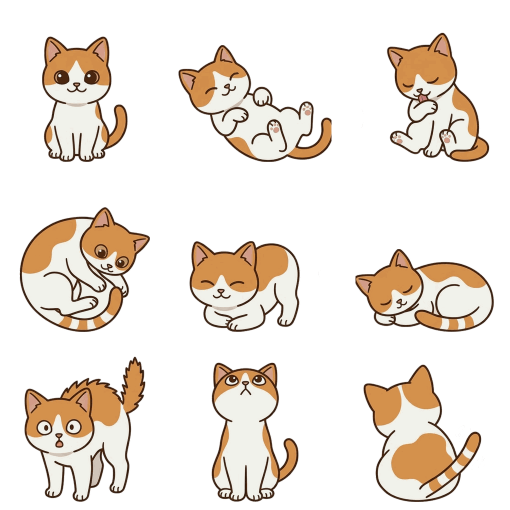
#> input picture app/images/cat-chashiro-relax.png, 1020 x 1020 px, given in place of cat-kijitora.png, which was not available (shown at 1/2 size)
$ python make_icons.py
#> lines starting #> are read from the running program, lines starting #| are printed output that depends on the picture; after the words box and inside, x2 and y2 are one past the last pixel; in counts of white or black regions, pixels touching at a corner belong together; pictures that were not available may be replaced by others from this repository, and a replacement may not be noted
# -*- coding: utf-8 -*-
"""
タイトルロゴ「猫街ろまん」と ゲームの ねこから、アプリの アイコン一式を つくる。
（猫街三部作 cat-on-escape・white-squid の tools/make_icons.py と おなじ 図がら）

・桜色から 若草色への 角丸に、テーマ色（#2f5d3a）の わく
・上に ロゴ、下に ねこ 3びき（きじとら・くろ・はちわれ）が 座って ならぶ
・小さい アイコン（64px 以下）は ロゴの 文字が つぶれるので、ねこ 2ひき（きじとら・くろ）だけ
・app/images/icon-32 / 180 / 192 / 512.png（ホーム画面用。OS が 角を 丸く 切るので わく なしの 全面ぬり）と、
  紹介ページ・ポータル用の assets/icon.png（512px）・assets/favicon.png（64px。角丸と わくつき）を 書き出す

つかいかた:
    python3 tools/make_icons.py

ねこの 絵は app/images/cat-*.png（3×3 の ポーズ表）の 左上（すわり）を 切り出して 使う。

必要なもの: pillow, numpy （pip install pillow numpy）
"""
import os

import numpy as np
from PIL import Image, ImageDraw

BASE = 1024
TOP = (253, 232, 236)          # 桜色
BOTTOM = (214, 236, 214)       # 若草色
RIM = (47, 93, 58)             # 紹介ページの テーマ色 #2f5d3a
RADIUS = 0.19
SMALL = 64
LOGO = 'assets/logo.png'
CATS = ['kijitora', 'kuro', 'hachiware']
OUT = [
    ('app/images/icon-512.png', 512),
    ('app/images/icon-192.png', 192),
    ('app/images/icon-180.png', 180),
    ('app/images/icon-32.png', 32),
    ('assets/icon.png', 512),
    ('assets/favicon.png', 64),
]


def sitting(name):
    """ポーズ表の 左上（すわって いる ねこ）を 切り出す"""
    sheet = Image.open(f'app/images/cat-{name}.png').convert('RGBA')
    cell = sheet.crop((0, 0, sheet.width // 3, sheet.height // 3))
    return cell.crop(cell.getchannel('A').point(lambda v: 255 if v > 20 else 0).getbbox())


def backdrop():
    g = np.linspace(0, 1, BASE)[:, None]
    rgb = np.array(TOP) * (1 - g) + np.array(BOTTOM) * g
    return Image.fromarray(np.repeat(rgb[:, None, :], BASE, axis=1).astype(np.uint8), 'RGB').convert('RGBA')


def row_of_cats(canvas, cats, top, bottom, width):
    h = bottom - top
    cats = [c.resize((int(c.width * h / c.height), h), Image.LANCZOS) for c in cats]
    gap = -int(h * 0.20)                          # すこし 重ねて なかよく
    total = sum(c.width for c in cats) + gap * (len(cats) - 1)
    if total > width:
        s = width / total
        cats = [c.resize((int(c.width * s), int(c.height * s)), Image.LANCZOS) for c in cats]
        gap = int(gap * s)
        total = sum(c.width for c in cats) + gap * (len(cats) - 1)
    x = (BASE - total) // 2
    for c in cats:
        canvas.alpha_composite(c, (x, bottom - c.height))
        x += c.width + gap


def build(small, square=False):
    """square=True は ホーム画面用：OS が 角を 丸く 切るので、わくも 角丸も つけず 全面を ぬる。
    切られても 欠けない よう、絵は まんなかへ すこし 寄せる"""
    canvas = Image.new('RGBA', (BASE, BASE), (0, 0, 0, 0))
    cats = [sitting(n) for n in CATS]
    if small:
        row_of_cats(canvas, cats[:2], int(BASE * 0.12), int(BASE * 0.94), BASE * 0.96)
    else:
        logo = Image.open(LOGO).convert('RGBA')
        w = int(BASE * 0.94)
        logo = logo.resize((w, int(logo.height * w / logo.width)), Image.LANCZOS)
        row_of_cats(canvas, cats, int(BASE * 0.44), int(BASE * 0.965), BASE * 0.88)
        canvas.alpha_composite(logo, ((BASE - w) // 2, int(BASE * 0.05)))
    bg = backdrop()
    if square:
        k = 0.86
        canvas = canvas.resize((int(BASE * k), int(BASE * k)), Image.LANCZOS)
        bg.alpha_composite(canvas, ((BASE - canvas.width) // 2, (BASE - canvas.height) // 2))
        return bg
    bg.alpha_composite(canvas)
    canvas = bg
    ImageDraw.Draw(canvas).rounded_rectangle([0, 0, BASE - 1, BASE - 1], radius=int(BASE * RADIUS),
                                             outline=RIM + (255,), width=int(BASE * 0.035))
    mask = Image.new('L', (BASE, BASE), 0)
    ImageDraw.Draw(mask).rounded_rectangle([0, 0, BASE - 1, BASE - 1], radius=int(BASE * RADIUS), fill=255)
    out = Image.new('RGBA', (BASE, BASE), (0, 0, 0, 0))
    out.paste(canvas, (0, 0), mask)
    return out


def main():
    root = os.path.dirname(os.path.dirname(os.path.abspath(__file__)))
    os.chdir(root)
    big, small = build(False), build(True)
#> in build, `canvas = Image.new('RGBA', (BASE, BASE), (0, 0, 0, 0))`: canvas: PIL image 1024x1024 RGBA; every value is 0
#> in sitting, sheet is the input picture: PIL image 1020x1020 RGBA; mean R, G, B, A 61.8, 53.1, 44.2, 77.1
#> call 2 of sitting, with name = 'kuro'
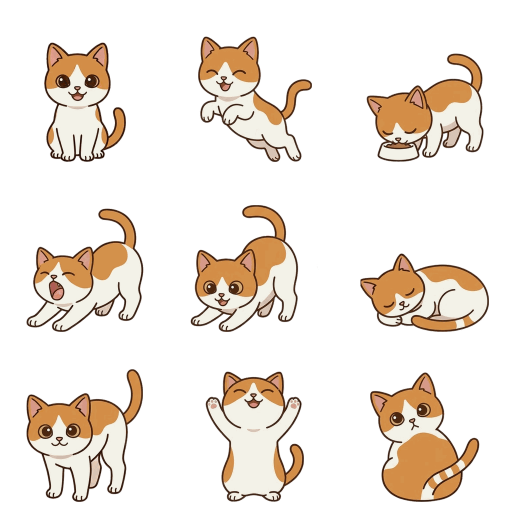
#> input picture app/images/cat-chashiro.png, 1020 x 1020 px, given in place of cat-kuro.png, which was not available (shown at 1/2 size)
#> in sitting, sheet is the input picture: PIL image 1020x1020 RGBA; mean R, G, B, A 55, 46.1, 37.4, 68.3
#> call 3 of sitting, with name = 'hachiware'
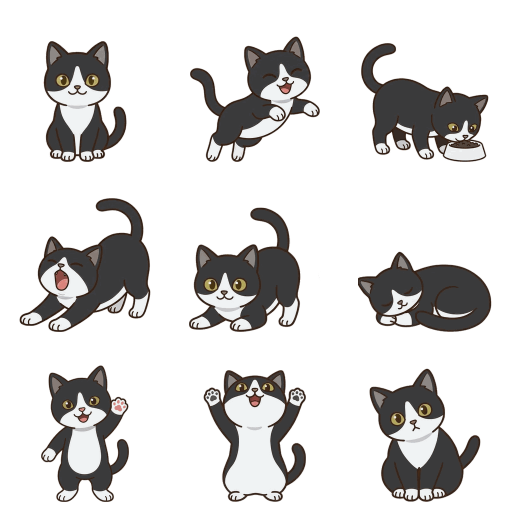
#> input picture app/images/cat-hachiware.png, 1020 x 1020 px (shown at 1/2 size)
#> in sitting, sheet is the input picture: PIL image 1020x1020 RGBA; mean R, G, B, A 32.5, 31.2, 30.5, 70.9
#> in sitting (call 3), `return cell.crop(cell.getchannel('A').point(lambda v: 255 if v > 20 el..`:
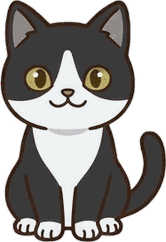
#> returned value: PIL image 166x242 RGBA; mean R, G, B, A 85.9, 82.4, 79.8, 178.3; transparent parts drawn white
#> in build, `cats = [sitting(n) for n in CATS]`: cats = 3 items
#> in row_of_cats, `total = sum(c.width for c in cats) + gap * (len(cats) - 1)`: total = 890
#> in row_of_cats, `x = (BASE - total) // 2`: x = 67
#> the loop in row_of_cats, `for c in cats:` made 3 passes
#> x on passes 1 to 3: 326, 588, 850
#> after the loop in row_of_cats, `for c in cats:`:
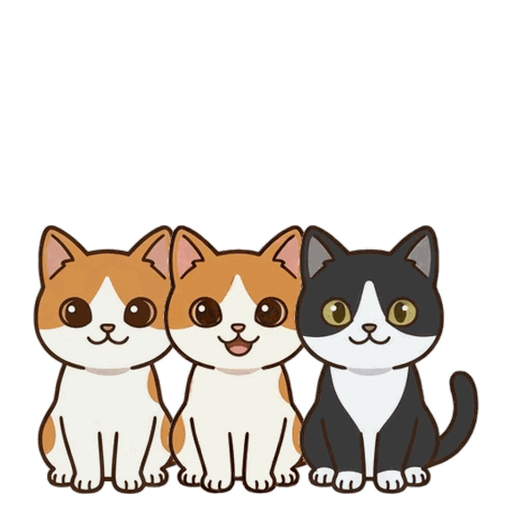
#> canvas: PIL image 1024x1024 RGBA (shown at 1/2 size); mean R, G, B, A 64.5, 58.1, 52, 94; transparent parts drawn white
#> after the loop in row_of_cats, `for c in cats:`: x = 850
#> in build, `mask = Image.new('L', (BASE, BASE), 0)`: mask: PIL image 1024x1024 L; every value is 0
#> in build, `ImageDraw.Draw(mask).rounded_rectangle([0, 0, BASE - 1, BASE - 1], rad..`:
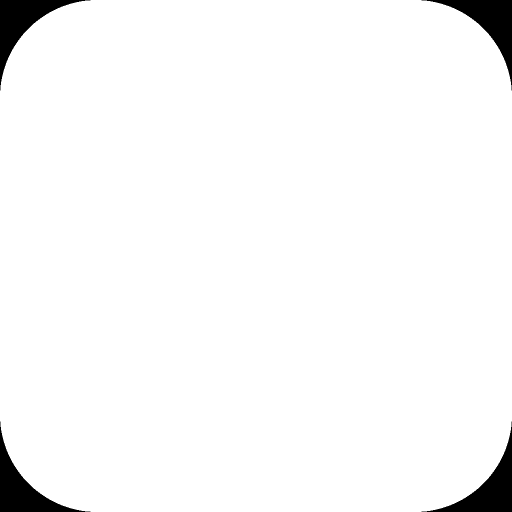
#> mask: PIL image 1024x1024 L (shown at 1/2 size); 96.9% white; 4 black regions, box (x1, y1, x2, y2) and area: (0, 0, 181, 181) 8143, (843, 0, 1024, 181) 8143, (0, 843, 181, 1024) 8143, (843, 843, 1024, 1024) 8143
#> call 2 of row_of_cats, with top = 122, bottom = 962, width = 983
#> in row_of_cats (call 2), `cats = [c.resize((int(c.width * h / c.height), h), Image.LANCZOS) for ..`: cats = 2 items
#> in row_of_cats (call 2), `total = sum(c.width for c in cats) + gap * (len(cats) - 1)`: total = 980
#> in row_of_cats (call 2), `x = (BASE - total) // 2`: x = 22
#> the loop in row_of_cats (call 2), `for c in cats:` made 2 passes
#> x on passes 1 to 2: 426, 834
#> after the loop in row_of_cats (call 2), `for c in cats:`:
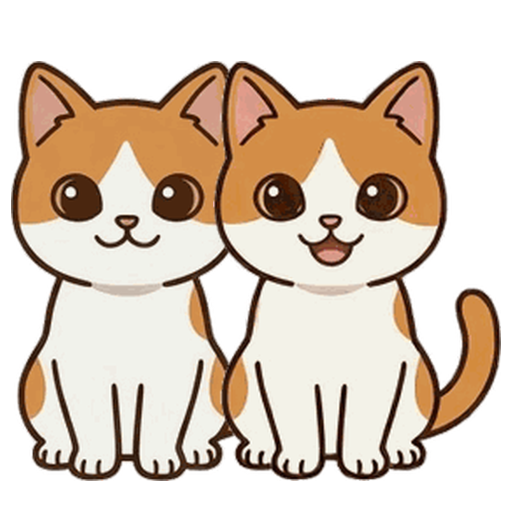
#> canvas: PIL image 1024x1024 RGBA (shown at 1/2 size); mean R, G, B, A 123.7, 107.9, 92.5, 155.6; transparent parts drawn white
#> after the loop in row_of_cats (call 2), `for c in cats:`: x = 834
    sq_big, sq_small = build(False, True), build(True, True)
    for path, size in OUT:
        os.makedirs(os.path.dirname(path), exist_ok=True)
        sq = path.startswith('app/')                   # ホーム画面・タブ用は 全面ぬりの 四角
        pick = (sq_small if sq else small) if size <= SMALL else (sq_big if sq else big)
        pick.resize((size, size), Image.LANCZOS).save(path, optimize=True)
        print(f'○ {path} ({size}px)')
#> this loop made 6 passes
#> pass 2, in main, `pick.resize((size, size), Image.LANCZOS).save(path, optimize=True)`:
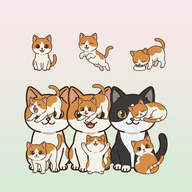
#> saved as icon-192.png: PIL image 192x192 RGBA; mean R, G, B, A 216.7, 207.2, 194.5, 255


if __name__ == '__main__':
    main()
